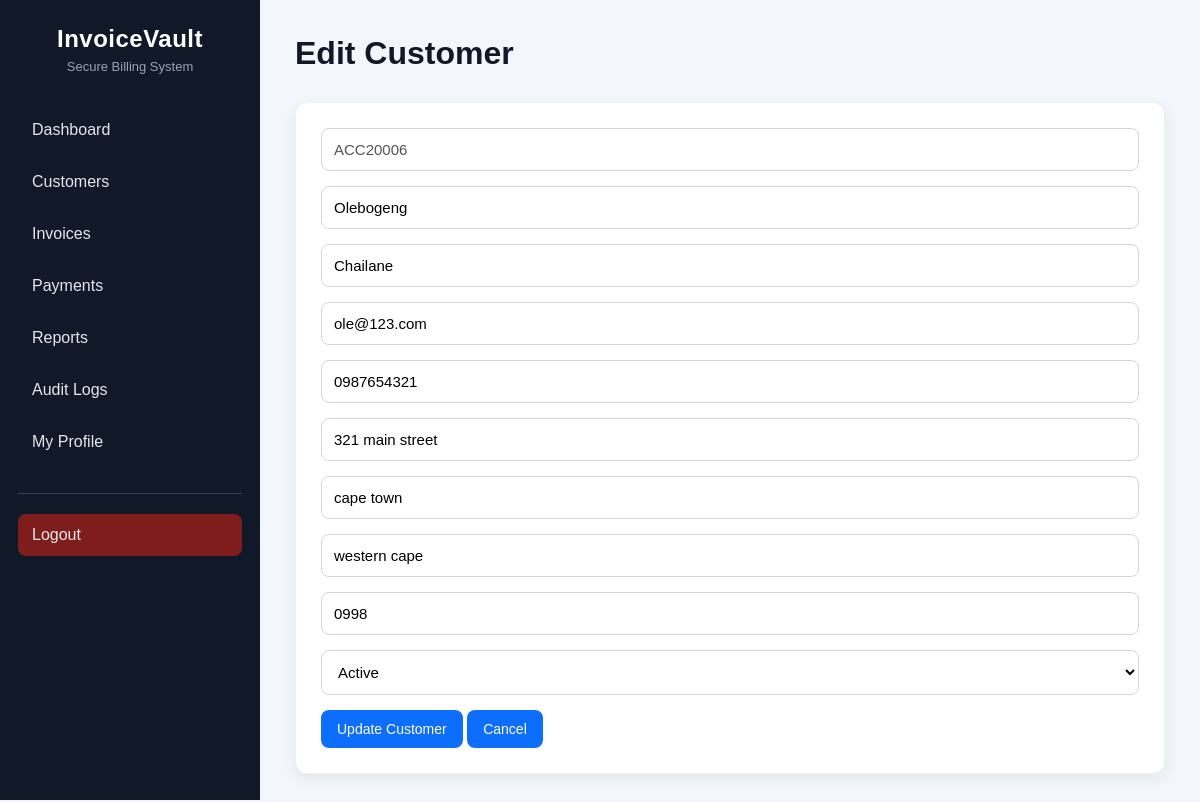
The app's page /edit_customer.php?id=3 (signed in) with its own data.
### tables this page shows
CREATE TABLE `customers` (
  `customer_id` int(11) NOT NULL,
  `first_name` varchar(50) NOT NULL,
  `last_name` varchar(50) NOT NULL,
  `email` varchar(100) DEFAULT NULL,
  `phone` varchar(20) DEFAULT NULL,
  `address` text DEFAULT NULL,
  `city` varchar(50) DEFAULT NULL,
  `province` varchar(50) DEFAULT NULL,
  `postal_code` varchar(10) DEFAULT NULL,
  `account_status` enum('Active','Inactive') DEFAULT 'Active',
  `account_number` varchar(30) NOT NULL,
  `created_at` timestamp NOT NULL DEFAULT current_timestamp()
);

### edit_customer.php (the view, shortened to what this page needs)
<?php
include 'config/db.php';
$id = $_GET['id'];
$stmt = $conn->prepare("SELECT * FROM customers WHERE customer_id = ?");
$stmt->bind_param("i", $id);
$stmt->execute();
$result = $stmt->get_result();
$customer = $result->fetch_assoc();
?>
<!DOCTYPE html>
<html lang="en">
<head>
<link rel="stylesheet" href="assets/css/style.css">
</head>
<body>
<div class="dashboard-container">
<?php include 'includes/sidebar.php'; ?>
<div class="main-content">
<div class="header">
<h1>Edit Customer</h1>
</div>
<div class="table-section">
<form method="POST">
<input
type="text"
value="<?php echo htmlspecialchars($customer['account_number']); ?>"
disabled>
<input
type="text"
name="first_name"
value="<?php echo htmlspecialchars($customer['first_name']); ?>"
required>
<input
type="text"
name="last_name"
value="<?php echo htmlspecialchars($customer['last_name']); ?>"
required>
<input
type="email"
name="email"
value="<?php echo htmlspecialchars($customer['email']); ?>">
<input
type="text"
name="phone"
value="<?php echo htmlspecialchars($customer['phone']); ?>">
<input
type="text"
name="address"
value="<?php echo htmlspecialchars($customer['address']); ?>">
<input
type="text"
name="city"
value="<?php echo htmlspecialchars($customer['city']); ?>">
<input
type="text"
name="province"
value="<?php echo htmlspecialchars($customer['province']); ?>">
<input
type="text"
name="postal_code"
value="<?php echo htmlspecialchars($customer['postal_code']); ?>">
<select name="account_status">
<option value="Active" <?php if($customer['account_status']=="Active") echo "selected"; ?>>Active</option>
</select>
<button type="submit" name="update">Update Customer</button>
<a href="customers.php">
<button type="button">Cancel</button>
</a>
</form>
</div>
</div>
</div>
</body>
</html>

### assets/css/style.css (style rules this page uses)
* { margin:0; padding:0; box-sizing:border-box; font-family:Arial, Helvetica, sans-serif; }
body { background:#f3f6fb; color:#333; }
a { text-decoration:none; }
input, select { width:100%; padding:12px; margin-bottom:15px; border:1px solid #d1d5db; border-radius:8px; font-size:15px; background:#fff; }
button { padding:11px 16px; border:none; border-radius:8px; background:#0d6efd; color:#fff; cursor:pointer; font-size:14px; transition:.2s ease; width:auto; }
.dashboard-container { display:flex; min-height:100vh; }
.main-content { flex:1; padding:35px; overflow-x:auto; }
.header { margin-bottom:30px; }
.header h1 { margin-bottom:8px; color:#111827; }
.table-section { margin-top:30px; background:white; padding:25px; border-radius:12px; box-shadow:0 5px 15px rgba(0,0,0,.07); border:1px solid #eef0f4; }

### records on screen
customers: account_number "ACC20006", first_name "Olebogeng", last_name "Chailane", email "ole@123.com", phone "0987654321", address "321 main street", city "cape town", province "western cape", postal_code "0998", account_status "Active"
